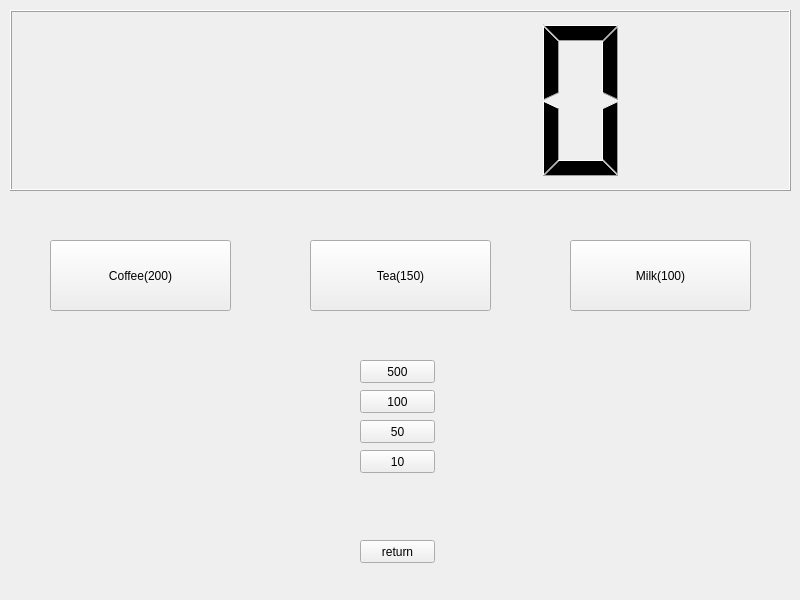
<?xml version="1.0" encoding="UTF-8"?>
<ui version="4.0">
 <class>Widget</class>
 <widget class="QWidget" name="Widget">
  <property name="geometry">
   <rect>
    <x>0</x>
    <y>0</y>
    <width>800</width>
    <height>600</height>
   </rect>
  </property>
  <property name="windowTitle">
   <string>Widget</string>
  </property>
  <widget class="QLCDNumber" name="lcdNumber">
   <property name="geometry">
    <rect>
     <x>10</x>
     <y>10</y>
     <width>781</width>
     <height>181</height>
    </rect>
   </property>
  </widget>
  <widget class="QPushButton" name="pbCoin500">
   <property name="geometry">
    <rect>
     <x>360</x>
     <y>360</y>
     <width>75</width>
     <height>23</height>
    </rect>
   </property>
   <property name="text">
    <string>500</string>
   </property>
  </widget>
  <widget class="QPushButton" name="pbCoin100">
   <property name="geometry">
    <rect>
     <x>360</x>
     <y>390</y>
     <width>75</width>
     <height>23</height>
    </rect>
   </property>
   <property name="text">
    <string>100</string>
   </property>
  </widget>
  <widget class="QPushButton" name="pbCoin50">
   <property name="geometry">
    <rect>
     <x>360</x>
     <y>420</y>
     <width>75</width>
     <height>23</height>
    </rect>
   </property>
   <property name="text">
    <string>50</string>
   </property>
  </widget>
  <widget class="QPushButton" name="pbCoin10">
   <property name="geometry">
    <rect>
     <x>360</x>
     <y>450</y>
     <width>75</width>
     <height>23</height>
    </rect>
   </property>
   <property name="text">
    <string>10</string>
   </property>
  </widget>
  <widget class="QPushButton" name="pbCoffee">
   <property name="geometry">
    <rect>
     <x>50</x>
     <y>240</y>
     <width>181</width>
     <height>71</height>
    </rect>
   </property>
   <property name="text">
    <string>Coffee(200)</string>
   </property>
  </widget>
  <widget class="QPushButton" name="pbTea">
   <property name="geometry">
    <rect>
     <x>310</x>
     <y>240</y>
     <width>181</width>
     <height>71</height>
    </rect>
   </property>
   <property name="text">
    <string>Tea(150)</string>
   </property>
  </widget>
  <widget class="QPushButton" name="pbMilk">
   <property name="geometry">
    <rect>
     <x>570</x>
     <y>240</y>
     <width>181</width>
     <height>71</height>
    </rect>
   </property>
   <property name="text">
    <string>Milk(100)</string>
   </property>
  </widget>
  <widget class="QPushButton" name="pbReturn">
   <property name="geometry">
    <rect>
     <x>360</x>
     <y>540</y>
     <width>75</width>
     <height>23</height>
    </rect>
   </property>
   <property name="text">
    <string>return</string>
   </property>
  </widget>
 </widget>
 <resources/>
 <connections/>
</ui>
